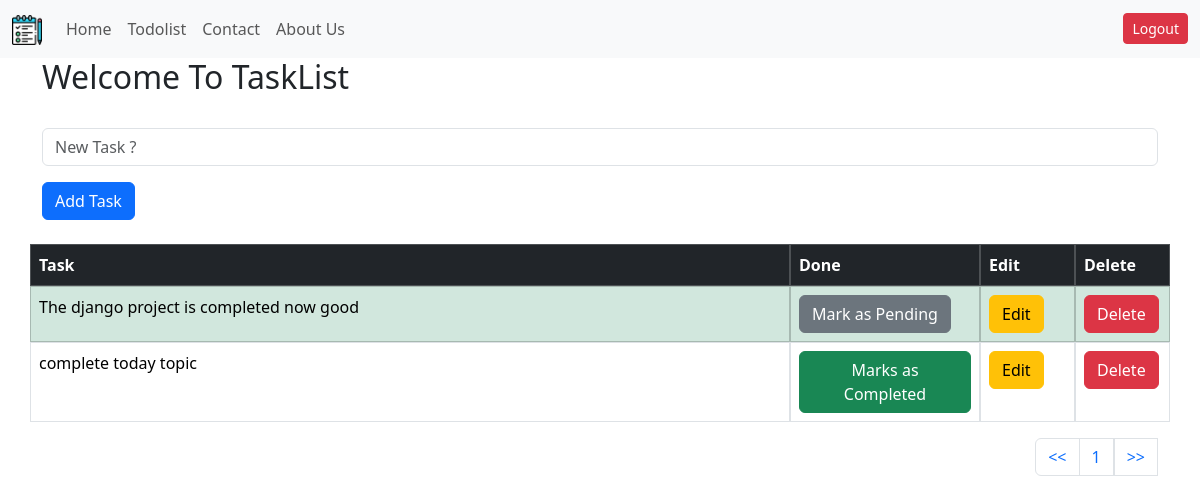
The app's page /todolist/ (signed in), older data.
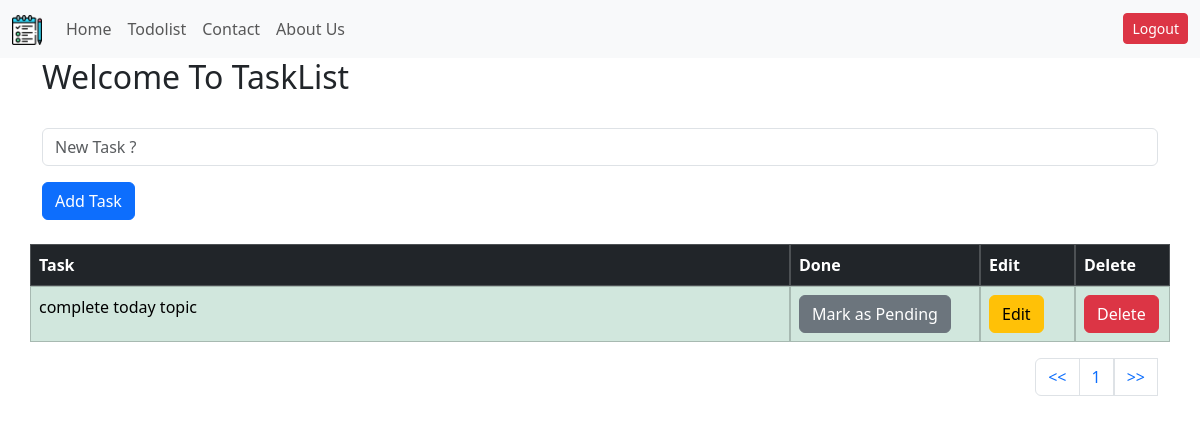
The same page, newer data.
### mainapp/models.py (models this page shows, shortened)
class Task(models.Model):
    task= models.CharField(max_length=100)
    is_completed = models.BooleanField(default=False)

### mainapp/views.py (the view, shortened to what this page needs)
# urls.py: path('todolist/', views.todolist, name='todolist'),
@login_required(login_url='login')
def todolist(request):
   all_tasks = Task.objects.all()
   paginator=Paginator(all_tasks, 8)
   page = request.GET.get("page")
   all_tasks =paginator.get_page(page)
   context = {
      'page':'TaskList',
      'all_tasks':all_tasks,
   }
   return render(request, "todolist.html",context )

### mainapp/templates/todolist.html (shortened to what this page needs)
{%extends "base.html"%}
{% block headline %} Welcome To {{page}} {% endblock headline %}
{%block content%}
<div class="container">
  <br />
  <form method="post">
    <div class="mb-3">
      <input
        name="task"
        type="text"
        placeholder="New Task ?"
        class="form-control"
      />
    </div>
    <button type="submit" class="btn btn-primary">Add Task</button>
  </form>
  <br />
  <table class="table table-bordered">
    <thead class="table-dark">
      <tr class="row">
        <th class="col-8" scope="col">Task</th>
        <th class="col-2" scope="col">Done</th>
        <th class="col-1" scope="col">Edit</th>
        <th class="col-1" scope="col">Delete</th>
      </tr>
    </thead>
    <tbody>
      {% for task in all_tasks %} {% if task.is_completed %}
      <tr class="table-success row">
        <td class="col-8">{{task.task}}</td>
        <td class="col-2">
          <a href="{% url 'pending_task' task.id %}"
            ><button type="button" class="btn btn-secondary">
              Mark as Pending
            </button></a
          >
        </td>
        <td class="col-1">
          <a href="{% url 'edit_task' task.id %}"
            ><button type="button" class="btn btn-warning">Edit</button></a
          >
        </td>
        <td class="col-1">
          <a href="{% url 'delete_task' task.id %}"
            ><button type="button" class="btn btn-danger">Delete</button></a
          >
        </td>
      </tr>
      {% else %}
      <tr class="row">
        <td class="col-8">{{task.task}}</td>
        <td class="col-2">
          <a href="{% url 'complete_task' task.id %}"
            ><button type="button" class="btn btn-success">
              Marks as Completed
            </button></a
          >
        </td>
        <td class="col-1">
          <a href="{% url 'edit_task' task.id %}"
            ><button type="button" class="btn btn-warning">Edit</button></a
          >
        </td>
        <td class="col-1">
          <a href="{% url 'delete_task' task.id %}"
            ><button type="button" class="btn btn-danger">Delete</button></a
          >
        </td>
      </tr>
      {% endif %} {% endfor %}
    </tbody>
  </table>
  <nav aria-label="Page navigation example">
    <ul class="pagination justify-content-end">
      <li class="page-item"><a class="page-link" href="?page=1"><<</a></li>
      <li class="page-item">
        <a class="page-link" href="?page={{ all_tasks.number }}"
          >{{all_tasks.number}}</a
        >
      </li>
      <a class="page-link" href="?page={{ all_tasks.paginator.num_pages }}"
        >>></a
      >
    </ul>
  </nav>
</div>
{%endblock content%}

### templates/base.html (shortened to what this page needs)
{% load static %}
<!DOCTYPE html>
<html lang="en">
  <head>
    <link
      href="https://cdn.jsdelivr.net/npm/bootstrap@5.3.8/dist/css/bootstrap.min.css"
      rel="stylesheet"
    />
    <nav class="navbar navbar-expand-lg bg-body-tertiary">
      <div class="container-fluid">
        <a class="navbar-brand" href="{% url 'homepage' %}">
          <img src="{% static 'image/Todo.png' %}" height="30" width="30" />
        </a>
        <div class="collapse navbar-collapse" id="navbarNav">
          <ul class="navbar-nav">
            <li class="nav-item">
              <a class="nav-link" href="{% url 'homepage' %}">Home</a>
            </li>
            {% if user.is_authenticated %}
            <li class="nav-item">
              <a class="nav-link" href="{% url 'todolist' %}">Todolist</a>
            </li>
            {% endif %}
            <li class="nav-item">
              <a class="nav-link" href="{% url 'contact' %}">Contact</a>
            </li>
            <li class="nav-item">
              <a class="nav-link" href="{% url 'about' %}">About Us</a>
            </li>
          </ul>
          <ul class="navbar-nav ms-auto">
            {% if user.is_authenticated %}
            <li class="nav-item">
              <form method="POST" action="{% url 'logout' %}">
                <button type="submit" class="btn btn-danger btn-sm">
                  Logout
                </button>
              </form>
            </li>
            {% endif %}
          </ul>
        </div>
      </div>
    </nav>
  </head>
  <body>
    <div class="container">
      <h2>{% block headline %}{% endblock headline %}</h2>
    </div>
    {% block content %}{% endblock content %}
  </body>
</html>

Row changes from the older to the newer data that the page shows:
removed Task: task "The django project is completed now good"
changed Task "complete today topic": is_completed "Marks as Completed" → "Mark as Pending"
